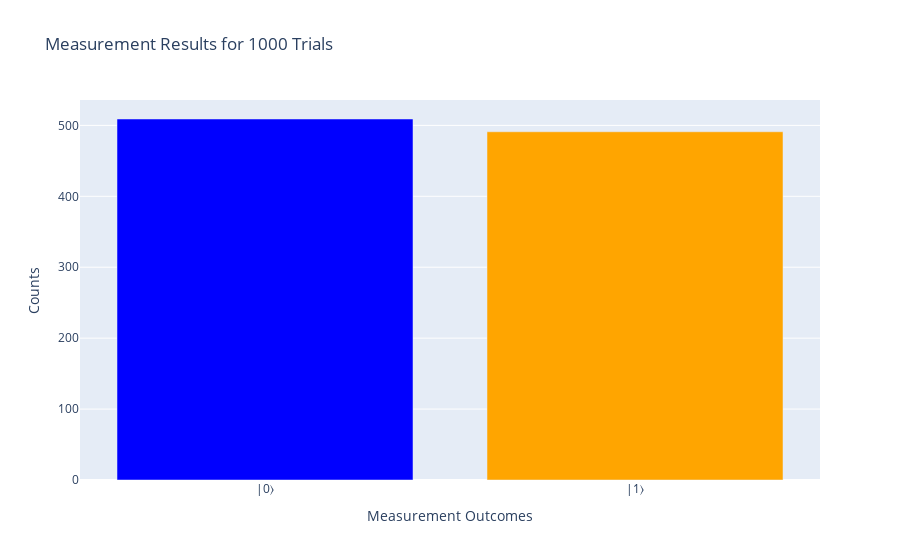

The code cell stored with this chart in its notebook:
### Markdown cell above
Step 12: Update the layout of the plot and display the plot

### Code cell
fig.update_layout(
    title='Measurement Results for 1000 Trials',
    xaxis_title='Measurement Outcomes',
    yaxis_title='Counts',
    xaxis=dict(tickmode='linear'),
)


fig.show()

### Figure 1 — Plotly figure (JSON) as saved in the notebook; plotly's stock layout.template omitted (floating-point values rounded to 4 significant figures)
{"data": [{"marker": {"color": ["blue", "orange"]}, "type": "bar", "x": ["|0⟩", "|1⟩"], "y": [509, 491]}], "layout": {"title": {"text": "Measurement Results for 1000 Trials"}, "xaxis": {"tickmode": "linear", "title": {"text": "Measurement Outcomes"}}, "yaxis": {"title": {"text": "Counts"}}}}
